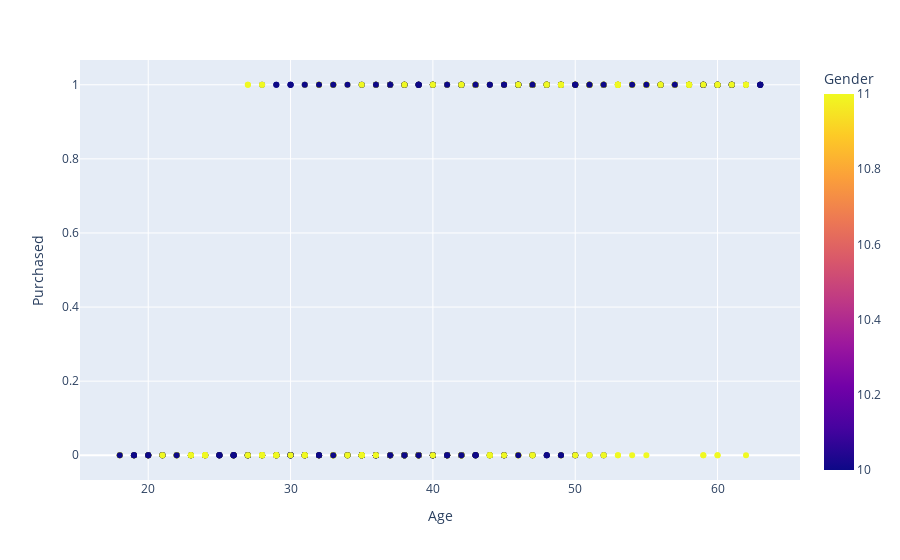

Notebook source saved alongside this figure:
### Markdown cell above
'''
        Dep. Variable:	Purchased

Gender                            59.8
Age                               81.1
AnnualSalary                      77.1

Gender, Age                       81.1
Gender, AnnualSalary              77.2
Age, AnnualSalary                 82.8

Gender, Age, AnnualSalary         83.6
'''

### Code cell
fig=px.scatter(df, x="Age",y="Purchased", color="Gender")
fig.show()

### Figure 1 — Plotly figure (JSON) as saved in the notebook; plotly's stock layout.template omitted (floating-point values rounded to 4 significant figures; data arrays with more than 128 entries replaced by an {"elided": "..."} marker saying what was removed)
{"data": [{"hovertemplate": "Age=%{x}<br>Purchased=%{y}<br>Gender=%{marker.color}<extra></extra>", "legendgroup": "", "marker": {"color": {"elided": "1000 int values"}, "coloraxis": "coloraxis", "symbol": "circle"}, "mode": "markers", "name": "", "orientation": "v", "showlegend": false, "type": "scatter", "x": {"elided": "1000 int values"}, "xaxis": "x", "y": {"elided": "1000 int values"}, "yaxis": "y"}], "layout": {"coloraxis": {"colorbar": {"title": {"text": "Gender"}}, "colorscale": [[0, "#0d0887"], [0.1111, "#46039f"], [0.2222, "#7201a8"], [0.3333, "#9c179e"], [0.4444, "#bd3786"], [0.5556, "#d8576b"], [0.6667, "#ed7953"], [0.7778, "#fb9f3a"], [0.8889, "#fdca26"], [1, "#f0f921"]]}, "legend": {"tracegroupgap": 0}, "margin": {"t": 60}, "xaxis": {"anchor": "y", "domain": [0, 1], "title": {"text": "Age"}}, "yaxis": {"anchor": "x", "domain": [0, 1], "title": {"text": "Purchased"}}}}
